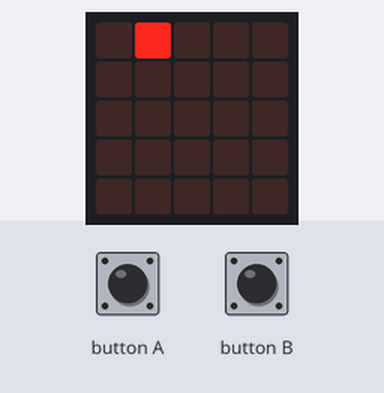
A program run on a simulated BBC micro:bit (MakeCode). On the bench: the board's 5×5 LED display. The test bench sets the inputs (shaded band).

Above: at 1.6 s.
1.7 s: button A pressed for 0.15 s
At 1.94 s:
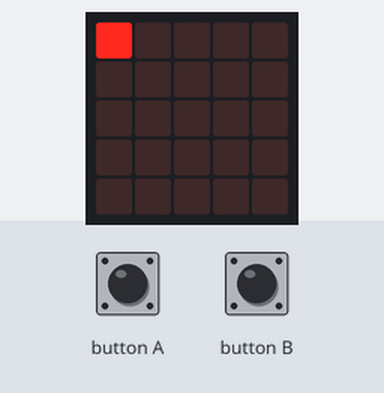
At 3.8 s:
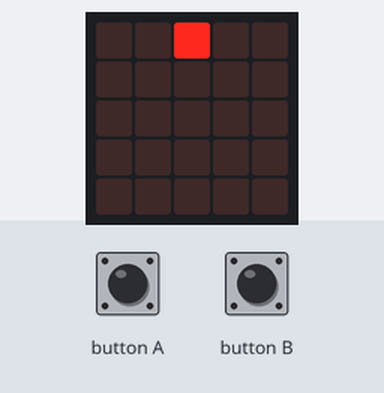
5.4 s: button B pressed for 0.15 s
At 6.8 s:
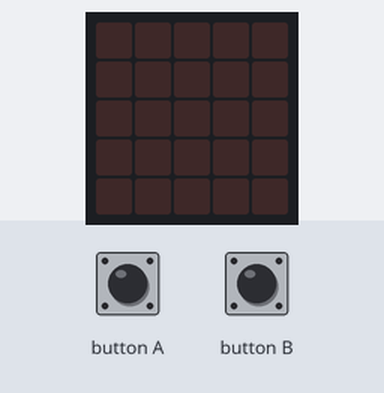
Timing chart, 0 to 8.4 s (numbered marks = the images above; inputs shaded):
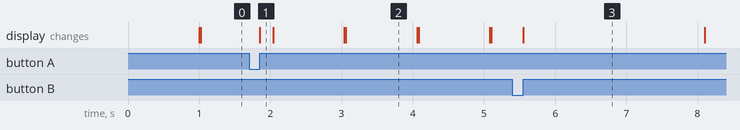

Measured:
- after the input at 1.7 s, the display: changes after 0.15 s (image 1)
- what the display in image 2 shows lasts 1.0 s, from 3.1 s to 4.1 s

The program:

main.ts
```typescript
let posX = 0
let posY = 0
input.onButtonPressed(Button.A, function () {
    if (posX >= 0) {
        led.plot(posX, posY)
        led.unplot(posX, posY)
        posX += -1
        led.plot(posX, posY)
    }
})
input.onButtonPressed(Button.B, function () {
    if (posX <= 4) {
        led.plot(posX, posY)
        led.unplot(posX, posY)
        posX += 1
        led.plot(posX, posY)
    }
})
basic.forever(function () {
    led.plot(posX, posY)
    basic.pause(1000)
    led.unplot(posX, posY)
    posX += 1
    if (posX > 4) {
        while (posX != 0) {
            led.plot(posX, posY)
            basic.pause(1000)
            led.unplot(posX, posY)
            posX += -1
        }
    }
})
```

test.ts
```typescript
// les tests vont ici ; cela ne sera pas compilé si ce paquet est utilisé en tant qu'extension.
```
